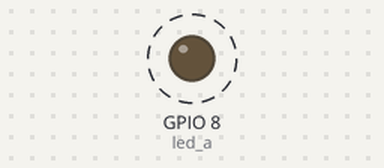
The program below on a simulated ESP32 board running MicroPython. On the bench: output pins drawn as LEDs (lit = HIGH). Dashed ring = blinking. What the program prints to the serial console is not drawn.

Above: at 0.15 s.
Timing chart, 0 to 3.0 s (numbered marks = the images above):
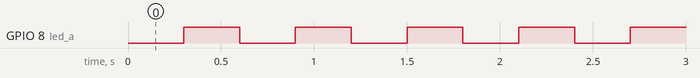

The program:

LED_Intermitente.py
```python
from machine import Pin
import time

led_a = Pin(8,Pin.OUT)


while True:
        led_a.value(0)
        print("on")
        time.sleep(0.3)
        led_a.value(1)
        print("off")
        time.sleep(0.3)


        
```

Measured:
- by itself, GPIO 8 (led_a): alternates HIGH for 0.30 s and LOW for 0.30 s
